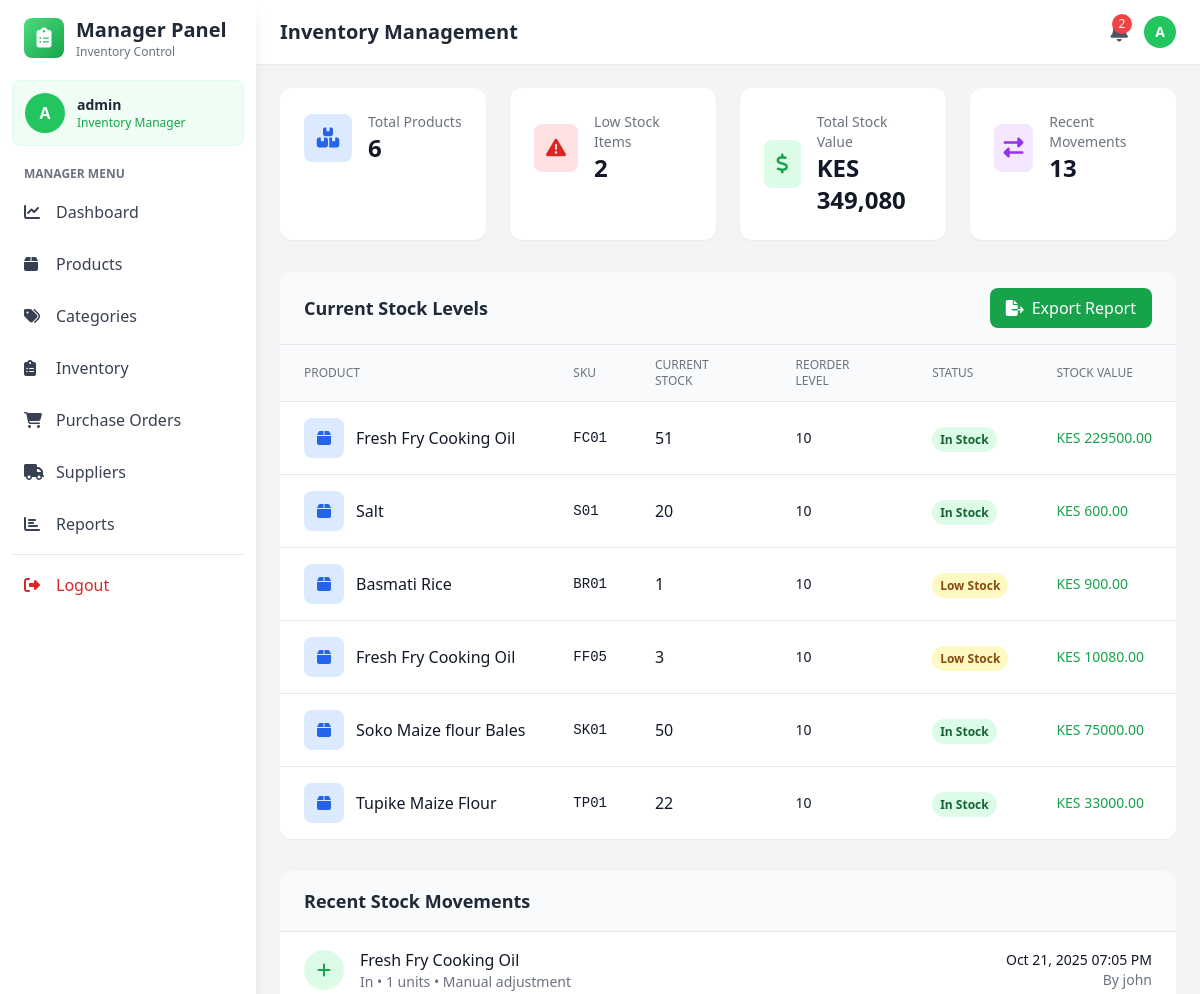
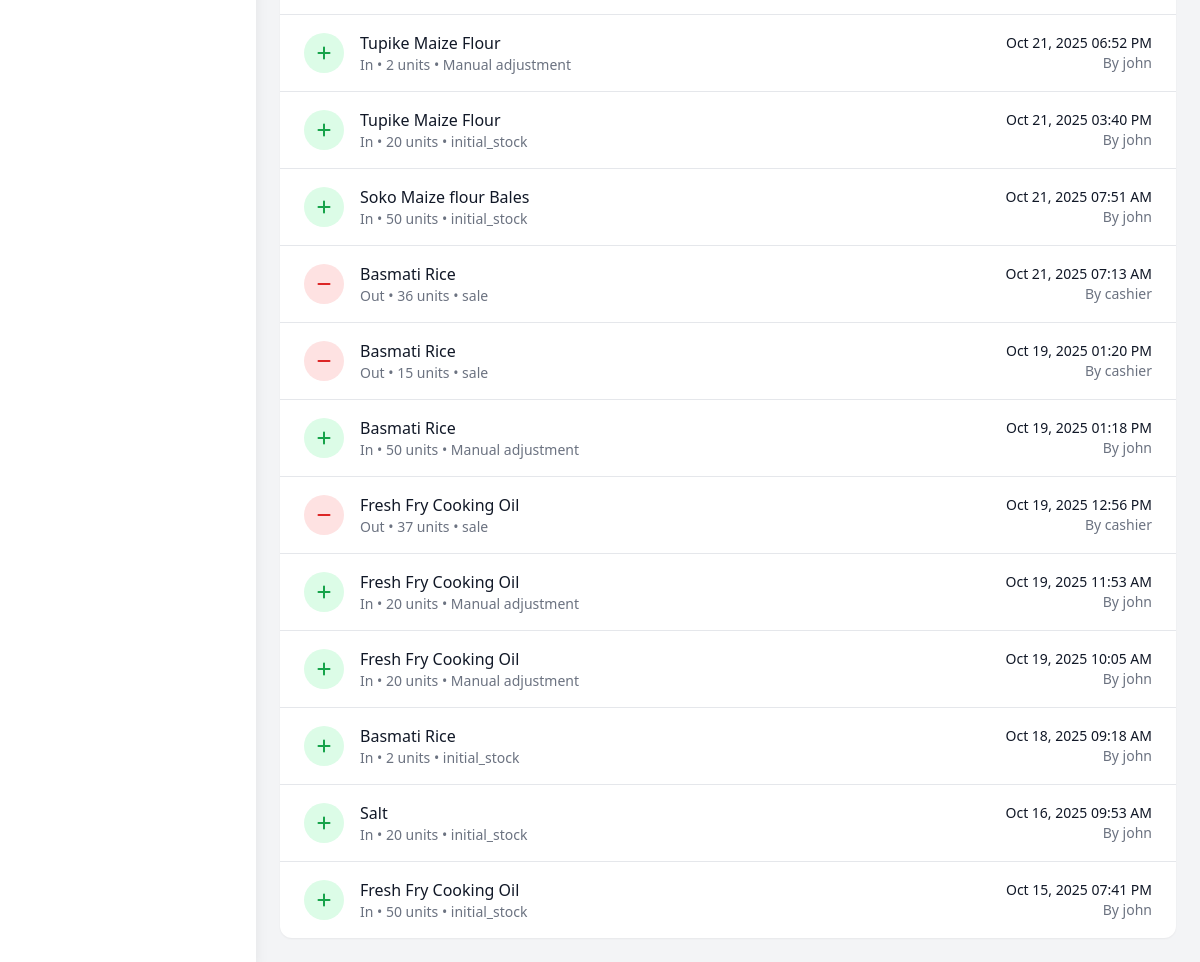
Page /manager/inventory (signed in) on the committed database (2 pictures, top to bottom).
### models.py (models this page shows, shortened)
class User(UserMixin, db.Model):
    __tablename__='users'
    id = db.Column(db.Integer, primary_key=True)
    username = db.Column(db.String(80), unique=True, nullable=False)
    email = db.Column(db.String(120), unique=True, nullable=False)
    password_hash = db.Column(db.String(255), nullable=False)
    role = db.Column(db.String(20), nullable=False)
    is_active = db.Column(db.Boolean, default=True)
    created_at = db.Column(db.DateTime, default=datetime.utcnow)

class Product(db.Model):
    __tablename__ = 'products'
    id = db.Column(db.Integer, primary_key=True)
    name = db.Column(db.String(200), nullable=False)
    sku = db.Column(db.String(50), unique=True, nullable=False)  # Stock code
    description = db.Column(db.Text)
    cost_price = db.Column(db.Float, nullable=False)
    selling_price = db.Column(db.Float, nullable=False)
    quantity = db.Column(db.Integer, default=0)
    reorder_level = db.Column(db.Integer, default=10)
    category_id = db.Column(db.Integer, db.ForeignKey('categories.id'), nullable=False)
    supplier_id = db.Column(db.Integer, db.ForeignKey('suppliers.id'), nullable=False)
    created_at = db.Column(db.DateTime, default=datetime.utcnow)
    updated_at = db.Column(db.DateTime, default=datetime.utcnow, onupdate=datetime.utcnow)
    is_active = db.Column(db.Boolean, default=True)
    image_url = db.Column(db.String(500))  # For Cloudinary image URLs
    unit = db.Column(db.String(50), default='piece')  # piece, kg, liter, pack, box, etc.
    category = db.relationship('Category', backref='products')
    supplier = db.relationship('Supplier', backref='products')

class StockMovement(db.Model):
    __tablename__ = 'stock_movements'
    id = db.Column(db.Integer, primary_key=True)
    product_id = db.Column(db.Integer, db.ForeignKey('products.id'), nullable=False)
    movement_type = db.Column(db.String(20), nullable=False)  # 'in', 'out', 'adjustment'
    quantity = db.Column(db.Integer, nullable=False)
    reason = db.Column(db.String(100))
    user_id = db.Column(db.Integer, db.ForeignKey('users.id'), nullable=False)
    reference_id = db.Column(db.Integer)  # related sale or purchase
    reference_type = db.Column(db.String(20))  # 'sale' or 'purchase_order'
    timestamp = db.Column(db.DateTime, default=datetime.utcnow)
    product = db.relationship('Product', backref='stock_movements')
    user = db.relationship('User', backref='stock_movements')

### app.py (the view)
@app.route('/manager/inventory')
@login_required
def manage_inventory():
    if current_user.role not in ['admin', 'manager']:
        flash('Access denied', 'danger')
        return redirect(url_for('index'))
    products = Product.query.all()
    stock_movements = StockMovement.query.order_by(StockMovement.timestamp.desc()).limit(50).all()
    total_stock_value = sum(p.cost_price * p.quantity for p in products)
    low_stock_count = len([p for p in products if p.quantity <= p.reorder_level])
    return render_template('manager/inventory.html',
                         products=products,
                         stock_movements=stock_movements,
                         total_stock_value=total_stock_value,
                         low_stock_count=low_stock_count)

### app.py (called while the page is built)
@login_manager.user_loader
def load_user(user_id):
    return User.query.get(int(user_id))

### templates/manager/inventory.html (shortened to what this page needs)
<!DOCTYPE html>
<html lang="en">
<head>
    <script src="https://cdn.tailwindcss.com"></script>
    <link rel="stylesheet" href="https://cdnjs.cloudflare.com/ajax/libs/font-awesome/6.4.0/css/all.min.css">
</head>
<body class="bg-gray-100">
    <aside class="fixed top-0 left-0 z-40 w-64 h-screen bg-white shadow-lg">
        <div class="h-full px-3 py-4 overflow-y-auto">
            <div class="flex items-center mb-5 px-3">
                <div class="w-10 h-10 bg-gradient-to-br from-green-400 to-green-600 rounded-lg flex items-center justify-center">
                    <i class="fas fa-clipboard-list text-white text-xl"></i>
                </div>
                <div class="ml-3">
                    <h2 class="text-xl font-bold text-gray-800">Manager Panel</h2>
                    <p class="text-xs text-gray-500">Inventory Control</p>
                </div>
            </div>
            <div class="mb-5 p-3 bg-green-50 rounded-lg border border-green-100">
                <div class="flex items-center space-x-3">
                    <div class="w-10 h-10 bg-green-500 rounded-full flex items-center justify-center text-white font-bold">
                        {{ current_user.username[0].upper() }}
                    </div>
                    <div>
                        <p class="text-sm font-semibold text-gray-800">{{ current_user.username }}</p>
                        <p class="text-xs text-green-600">Inventory Manager</p>
                    </div>
                </div>
            </div>
            <nav class="space-y-2">
                <p class="px-3 text-xs font-semibold text-gray-500 uppercase mb-2">Manager Menu</p>
                <a href="{{ url_for('manager_dashboard') }}" class="nav-item flex items-center px-3 py-2.5 text-gray-700 rounded-lg">
                    <i class="fas fa-chart-line w-5"></i><span class="ml-3">Dashboard</span>
                </a>
                <a href="{{ url_for('manage_products') }}" class="nav-item flex items-center px-3 py-2.5 text-gray-700 rounded-lg">
                    <i class="fas fa-box w-5"></i><span class="ml-3">Products</span>
                </a>
                <a href="{{ url_for('manage_categories') }}" class="nav-item flex items-center px-3 py-2.5 text-gray-700 rounded-lg">
                    <i class="fas fa-tags w-5"></i><span class="ml-3">Categories</span>
                </a>
                <a href="{{ url_for('manage_inventory') }}" class="nav-item active flex items-center px-3 py-2.5 text-gray-700 rounded-lg">
                    <i class="fas fa-clipboard-list w-5"></i><span class="ml-3">Inventory</span>
                </a>
                <a href="{{ url_for('manage_purchase_orders') }}" class="nav-item flex items-center px-3 py-2.5 text-gray-700 rounded-lg">
                    <i class="fas fa-shopping-cart w-5"></i>
                    <span class="ml-3">Purchase Orders</span>
                </a>
                <a href="{{ url_for('manage_sup') }}"
                    class="nav-item flex items-center px-3 py-2.5 text-gray-700 rounded-lg">
                    <i class="fas fa-truck w-5"></i>
                    <span class="ml-3">Suppliers</span>
                </a>
                <a href="{{ url_for('manage_reports') }}"  class="nav-item flex items-center px-3 py-2.5 text-gray-700 rounded-lg">
                    <i class="fas fa-chart-bar w-5"></i>
                    <span class="ml-3">Reports</span>
                </a>
                <hr class="my-3 border-gray-200">
                <a href="{{ url_for('logout') }}" class="nav-item flex items-center px-3 py-2.5 text-red-600 rounded-lg hover:bg-red-50">
                    <i class="fas fa-sign-out-alt w-5"></i><span class="ml-3">Logout</span>
                </a>
            </nav>
        </div>
    </aside>
    <div class="ml-64">
        <header class="bg-white shadow-sm sticky top-0 z-30">
            <div class="flex items-center justify-between px-6 py-4">
                <h1 class="text-xl font-semibold text-gray-800">Inventory Management</h1>
                <div class="flex items-center space-x-4">
                    <button class="relative text-gray-600 hover:text-gray-800">
                        {% if low_stock_count > 0 %}
                        <span class="absolute -top-1 -right-1 bg-red-500 text-white text-xs w-5 h-5 rounded-full flex items-center justify-center">{{ low_stock_count }}</span>
                        {% endif %}
                    </button>
                    <div class="w-8 h-8 bg-green-500 rounded-full flex items-center justify-center text-white font-bold text-sm">
                        {{ current_user.username[0].upper() }}
                    </div>
                </div>
            </div>
        </header>
        <main class="p-6">
            <div class="grid grid-cols-1 md:grid-cols-4 gap-6 mb-8">
                <div class="bg-white rounded-xl shadow-sm p-6">
                    <div class="flex items-center">
                        <div class="w-12 h-12 bg-blue-100 rounded-lg flex items-center justify-center mr-4">
                            <i class="fas fa-boxes text-blue-600 text-xl"></i>
                        </div>
                        <div>
                            <p class="text-gray-500 text-sm">Total Products</p>
                            <p class="text-2xl font-bold text-gray-900">{{ products|length }}</p>
                        </div>
                    </div>
                </div>
                <div class="bg-white rounded-xl shadow-sm p-6">
                    <div class="flex items-center">
                        <div class="w-12 h-12 bg-red-100 rounded-lg flex items-center justify-center mr-4">
                            <i class="fas fa-exclamation-triangle text-red-600 text-xl"></i>
                        </div>
                        <div>
                            <p class="text-gray-500 text-sm">Low Stock Items</p>
                            <p class="text-2xl font-bold text-gray-900">{{ low_stock_count }}</p>
                        </div>
                    </div>
                </div>
                <div class="bg-white rounded-xl shadow-sm p-6">
                    <div class="flex items-center">
                        <div class="w-12 h-12 bg-green-100 rounded-lg flex items-center justify-center mr-4">
                            <i class="fas fa-dollar-sign text-green-600 text-xl"></i>
                        </div>
                        <div>
                            <p class="text-gray-500 text-sm">Total Stock Value</p>
                            <p class="text-2xl font-bold text-gray-900">KES {{ "{:,.0f}".format(total_stock_value) }}</p>
                        </div>
                    </div>
                </div>
                <div class="bg-white rounded-xl shadow-sm p-6">
                    <div class="flex items-center">
                        <div class="w-12 h-12 bg-purple-100 rounded-lg flex items-center justify-center mr-4">
                            <i class="fas fa-exchange-alt text-purple-600 text-xl"></i>
                        </div>
                        <div>
                            <p class="text-gray-500 text-sm">Recent Movements</p>
                            <p class="text-2xl font-bold text-gray-900">{{ stock_movements|length }}</p>
                        </div>
                    </div>
                </div>
            </div>
            <div class="bg-white rounded-xl shadow-sm overflow-hidden mb-8">
                <div class="px-6 py-4 border-b border-gray-200 bg-gray-50">
                    <div class="flex justify-between items-center">
                        <h3 class="text-lg font-semibold text-gray-800">Current Stock Levels</h3>
                        <button class="bg-green-600 hover:bg-green-700 text-white px-4 py-2 rounded-lg flex items-center">
                            <i class="fas fa-file-export mr-2"></i> Export Report
                        </button>
                    </div>
                </div>
                <table class="min-w-full divide-y divide-gray-200">
                    <thead class="bg-gray-50">
                        <tr>
                            <th class="px-6 py-3 text-left text-xs font-medium text-gray-500 uppercase">Product</th>
                            <th class="px-6 py-3 text-left text-xs font-medium text-gray-500 uppercase">SKU</th>
                            <th class="px-6 py-3 text-left text-xs font-medium text-gray-500 uppercase">Current Stock</th>
                            <th class="px-6 py-3 text-left text-xs font-medium text-gray-500 uppercase">Reorder Level</th>
                            <th class="px-6 py-3 text-left text-xs font-medium text-gray-500 uppercase">Status</th>
                            <th class="px-6 py-3 text-left text-xs font-medium text-gray-500 uppercase">Stock Value</th>
                        </tr>
                    </thead>
                    <tbody class="bg-white divide-y divide-gray-200">
                        {% for product in products %}
                        <tr class="hover:bg-gray-50">
                            <td class="px-6 py-4 whitespace-nowrap">
                                <div class="flex items-center">
                                    <div class="w-10 h-10 bg-blue-100 rounded-lg flex items-center justify-center mr-3">
                                        <i class="fas fa-box text-blue-600"></i>
                                    </div>
                                    <div class="font-medium text-gray-900">{{ product.name }}</div>
                                </div>
                            </td>
                            <td class="px-6 py-4 whitespace-nowrap text-sm text-gray-900 font-mono">{{ product.sku }}</td>
                            <td class="px-6 py-4 whitespace-nowrap">
                                <span class="font-medium text-gray-900">{{ product.quantity }}</span>
                            </td>
                            <td class="px-6 py-4 whitespace-nowrap text-sm text-gray-900">{{ product.reorder_level }}</td>
                            <td class="px-6 py-4 whitespace-nowrap">
                                {% if product.quantity == 0 %}
                                <span class="px-2 py-1 text-xs font-semibold rounded-full bg-red-100 text-red-800">Out of Stock</span>
                                {% elif product.quantity <= product.reorder_level %}
                                <span class="px-2 py-1 text-xs font-semibold rounded-full bg-yellow-100 text-yellow-800">Low Stock</span>
                                {% else %}
                                <span class="px-2 py-1 text-xs font-semibold rounded-full bg-green-100 text-green-800">In Stock</span>
                                {% endif %}
                            </td>
                            <td class="px-6 py-4 whitespace-nowrap text-sm font-medium text-green-600">
                                KES {{ "%.2f"|format(product.cost_price * product.quantity) }}
                            </td>
                        </tr>
                        {% endfor %}
                    </tbody>
                </table>
            </div>
            <div class="bg-white rounded-xl shadow-sm overflow-hidden">
                <div class="px-6 py-4 border-b border-gray-200 bg-gray-50">
                    <h3 class="text-lg font-semibold text-gray-800">Recent Stock Movements</h3>
                </div>
                <div class="divide-y divide-gray-200">
                    {% for movement in stock_movements %}
                    <div class="px-6 py-4 flex items-center justify-between hover:bg-gray-50">
                        <div class="flex items-center space-x-4">
                            <div class="w-10 h-10 rounded-full flex items-center justify-center
                                {% if movement.movement_type == 'in' %}bg-green-100 text-green-600
                                {% else %}bg-red-100 text-red-600{% endif %}">
                                <i class="fas fa-{% if movement.movement_type == 'in' %}plus{% else %}minus{% endif %}"></i>
                            </div>
                            <div>
                                <p class="font-medium text-gray-900">{{ movement.product.name }}</p>
                                <p class="text-sm text-gray-500">
                                    {{ movement.movement_type|title }} • {{ movement.quantity }} units • {{ movement.reason }}
                                </p>
                            </div>
                        </div>
                        <div class="text-right">
                            <p class="text-sm font-medium text-gray-900">{{ movement.timestamp.strftime('%b %d, %Y %I:%M %p') }}</p>
                            <p class="text-sm text-gray-500">By {{ movement.user.username }}</p>
                        </div>
                    </div>
                    {% else %}
                    <div class="px-6 py-8 text-center text-gray-500">
                        <i class="fas fa-exchange-alt text-4xl mb-3 text-gray-300"></i>
                        <p>No stock movements recorded yet</p>
                    </div>
                    {% endfor %}
                </div>
            </div>
        </main>
    </div>
</body>
</html>

### rows in the picture
User: username "A", username "admin"
Product: name "Fresh Fry Cooking Oil", sku "FC01", quantity "51", reorder_level "10", shows "In Stock", product.cost_price*product.quantity "229500.00"
Product: name "Salt", sku "S01", quantity "20", reorder_level "10", shows "In Stock", product.cost_price*product.quantity "600.00"
Product: name "Basmati Rice", sku "BR01", quantity "1", reorder_level "10", shows "Low Stock", product.cost_price*product.quantity "900.00"
Product: name "Fresh Fry Cooking Oil", sku "FF05", quantity "3", reorder_level "10", shows "Low Stock", product.cost_price*product.quantity "10080.00"
Product: name "Soko Maize flour Bales", sku "SK01", quantity "50", reorder_level "10", shows "In Stock", product.cost_price*product.quantity "75000.00"
Product: name "Tupike Maize Flour", sku "TP01", quantity "22", reorder_level "10", shows "In Stock", product.cost_price*product.quantity "33000.00"
StockMovement: product.name "Fresh Fry Cooking Oil", movement_type "In", quantity "1", reason "Manual adjustment", timestamp "Oct 21, 2025 07:05 PM", user.username "john"
StockMovement: product.name "Tupike Maize Flour", movement_type "In", quantity "2", reason "Manual adjustment", timestamp "Oct 21, 2025 06:52 PM", user.username "john"
StockMovement: product.name "Tupike Maize Flour", movement_type "In", quantity "20", reason "initial_stock", timestamp "Oct 21, 2025 03:40 PM", user.username "john"
StockMovement: product.name "Soko Maize flour Bales", movement_type "In", quantity "50", reason "initial_stock", timestamp "Oct 21, 2025 07:51 AM", user.username "john"
StockMovement: product.name "Basmati Rice", movement_type "Out", quantity "36", reason "sale", timestamp "Oct 21, 2025 07:13 AM", user.username "cashier"
StockMovement: product.name "Basmati Rice", movement_type "Out", quantity "15", reason "sale", timestamp "Oct 19, 2025 01:20 PM", user.username "cashier"
StockMovement: product.name "Basmati Rice", movement_type "In", quantity "50", reason "Manual adjustment", timestamp "Oct 19, 2025 01:18 PM", user.username "john"
StockMovement: product.name "Fresh Fry Cooking Oil", movement_type "Out", quantity "37", reason "sale", timestamp "Oct 19, 2025 12:56 PM", user.username "cashier"
StockMovement: product.name "Fresh Fry Cooking Oil", movement_type "In", quantity "20", reason "Manual adjustment", timestamp "Oct 19, 2025 11:53 AM", user.username "john"
StockMovement: product.name "Fresh Fry Cooking Oil", movement_type "In", quantity "20", reason "Manual adjustment", timestamp "Oct 19, 2025 10:05 AM", user.username "john"
StockMovement: product.name "Basmati Rice", movement_type "In", quantity "2", reason "initial_stock", timestamp "Oct 18, 2025 09:18 AM", user.username "john"
StockMovement: product.name "Salt", movement_type "In", quantity "20", reason "initial_stock", timestamp "Oct 16, 2025 09:53 AM", user.username "john"
StockMovement: product.name "Fresh Fry Cooking Oil", movement_type "In", quantity "50", reason "initial_stock", timestamp "Oct 15, 2025 07:41 PM", user.username "john"

### other values in the picture
{{ low_stock_count }} "2"
{{ products|length }} "6"
{{ "{:,.0f}".format(total_stock_value) }} "349,080"
{{ stock_movements|length }} "13"
